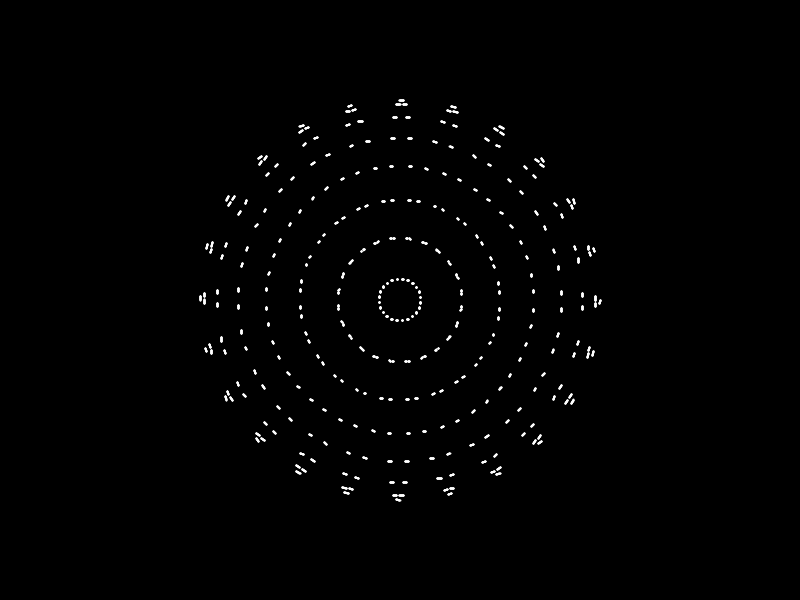
Frame 1 (no input)
Frame 60 (the mouse pressed at the canvas centre just before this capture): identical to frame 1, image omitted
Frame 120 (the mouse held since frame 60 and released just before this capture): identical to frame 1, image omitted

The Processing sketch that drew this single still picture (run headless with seeded random() and noise(); from frame 60 on, the mouse is pressed at the canvas centre):

// Processing sketch: aztec_center
// ── aztec_center.pde
void setup() {
  size(800, 600);
}

void draw() {
  background(0);
  drawCircle();
}

void drawCircle() {
  pushStyle();
  stroke(255);
  strokeWeight(2);
  
  pushMatrix();
  translate(width / 2, height / 2);
  
  float baseRadius = 200;
  float angleMax = 1440;
  float angleStep = 1;
  float r, x1, y1, x2, y2;
  for (float angle = 0; angle < angleMax; angle = angle + angleStep) {
    r = baseRadius * cos(radians(angle * 12));
    
    x1 = r * cos(radians(angle));
    y1 = r * sin(radians(angle));
    x2 = r * cos(radians(angle + angleStep));
    y2 = r * sin(radians(angle + angleStep));
    line(x1, y1, x2, y2);
  }
  
  popStyle();
  popMatrix();
}
